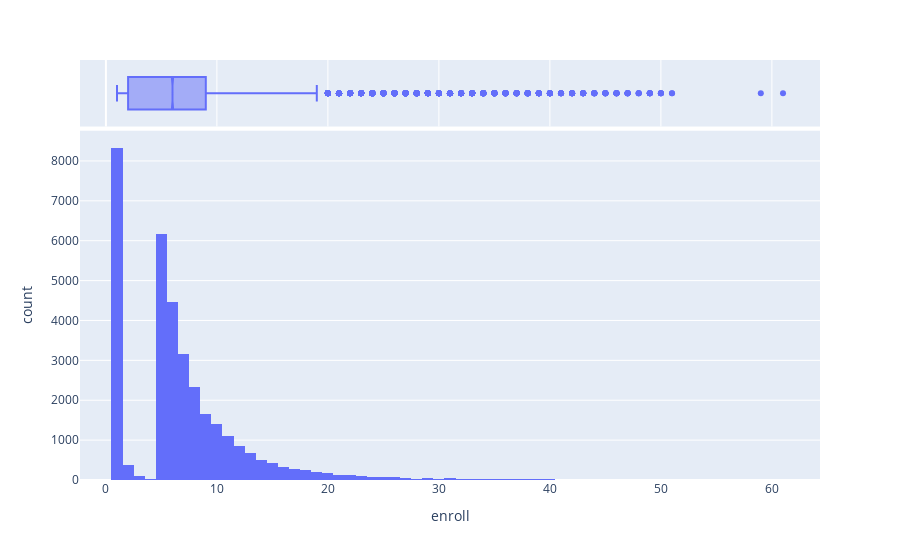

Here is the notebook cell this chart was saved with:
### Markdown cell above
# Analyze Course Enrollments

### Code cell
column_group = 'user'
column_hist = 'enroll' # enroll count or rating mean
dummy = ratings_df.groupby(by=[column_group]).agg({'rating':'mean'}).join( ratings_df.groupby(by=[column_group]).size().to_frame(name='enroll'), on=column_group )[column_hist]
px.histogram(dummy,
             x=column_hist,
             marginal="box",
             #nbins=int((dummy.max()-dummy.min())/int(np.log2(dummy.shape[0]+1)))
             )

### Figure 1 — Plotly figure (JSON) as saved in the notebook; plotly's stock layout.template omitted (floating-point values rounded to 4 significant figures; data arrays with more than 128 entries replaced by an {"elided": "..."} marker saying what was removed)
{"data": [{"alignmentgroup": "True", "bingroup": "x", "hovertemplate": "enroll=%{x}<br>count=%{y}<extra></extra>", "legendgroup": "", "marker": {"color": "#636efa", "pattern": {"shape": ""}}, "name": "", "offsetgroup": "", "orientation": "v", "showlegend": false, "type": "histogram", "x": {"elided": "33901 int values"}, "xaxis": "x", "yaxis": "y"}, {"alignmentgroup": "True", "hovertemplate": "enroll=%{x}<extra></extra>", "legendgroup": "", "marker": {"color": "#636efa"}, "name": "", "notched": true, "offsetgroup": "", "showlegend": false, "type": "box", "x": {"elided": "33901 int values"}, "xaxis": "x2", "yaxis": "y2"}], "layout": {"barmode": "relative", "legend": {"tracegroupgap": 0}, "margin": {"t": 60}, "xaxis": {"anchor": "y", "domain": [0, 1], "title": {"text": "enroll"}}, "xaxis2": {"anchor": "y2", "domain": [0, 1], "matches": "x", "showgrid": true, "showticklabels": false}, "yaxis": {"anchor": "x", "domain": [0, 0.8316], "title": {"text": "count"}}, "yaxis2": {"anchor": "x2", "domain": [0.8416, 1], "matches": "y2", "showgrid": false, "showline": false, "showticklabels": false, "ticks": ""}}}
